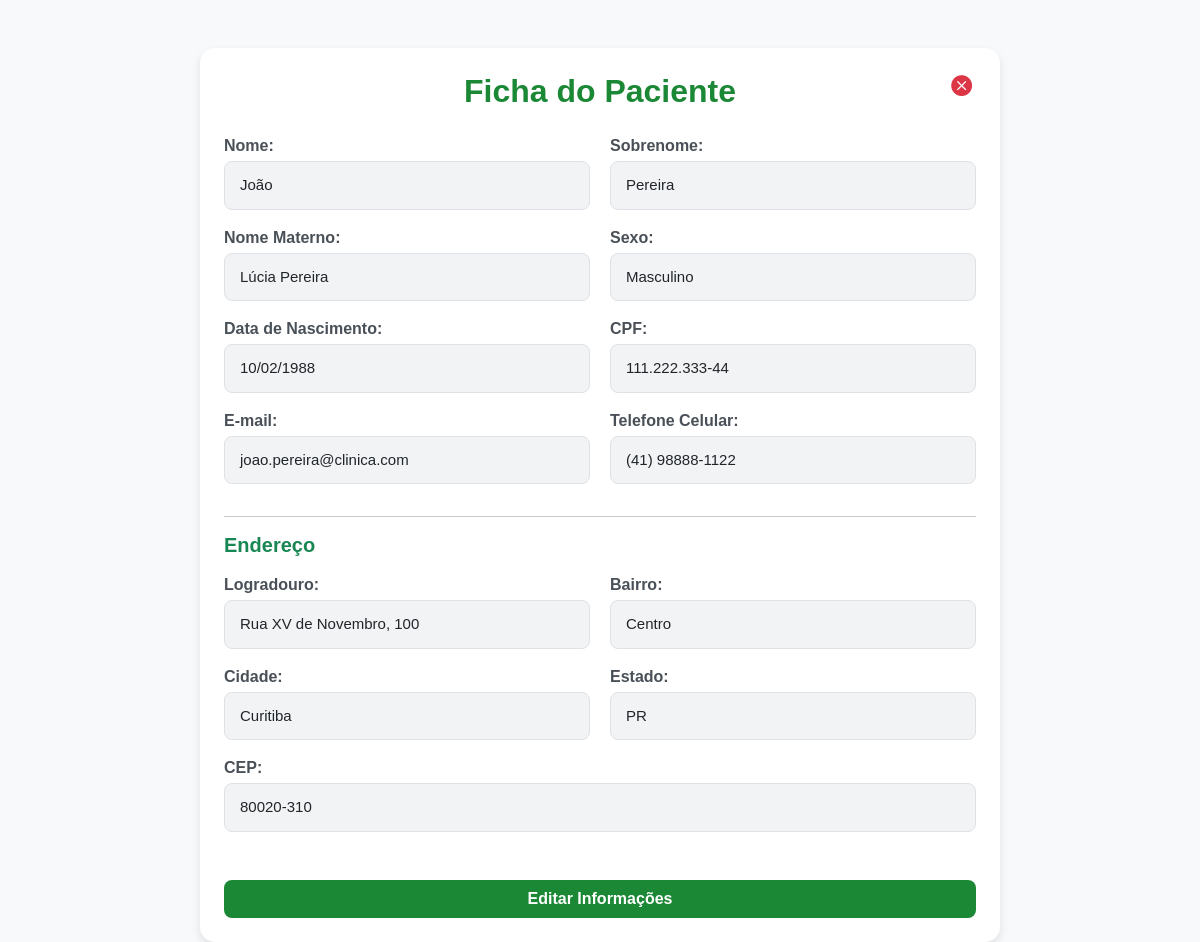
The page /perfil.php (signed in) on the database its author committed.
### tables this page shows
CREATE TABLE usuarios (
    cpf VARCHAR(14) PRIMARY KEY,
    nome VARCHAR(100) NOT NULL,
    sobrenome VARCHAR(100),
    nomeMaterno VARCHAR(100),
    sexo VARCHAR(15),
    endereco VARCHAR(100),
    bairro VARCHAR(50),
    estado VARCHAR(2),
    cep VARCHAR(9),
    cidade VARCHAR(50),
    email VARCHAR(100) UNIQUE,
    senha VARCHAR(200) NOT NULL,
    trocar_senha TINYINT(1) DEFAULT 0,
    telefoneCelular VARCHAR(15),
    DataNascimento DATE,
    tipo ENUM('paciente', 'admin', 'recepcionista') DEFAULT 'paciente',
    criado_em TIMESTAMP DEFAULT CURRENT_TIMESTAMP
);

### perfil.php (the view, shortened to what this page needs)
<?php
include 'conexao.php';
$email = $_SESSION['email'];
$sql = "SELECT * FROM usuarios WHERE email = '$email'";
$result = $conn->query($sql);
$usuario = $result->fetch_assoc();
?>
<!DOCTYPE html>
<html lang="pt-br">
<head>
  <link href="https://cdn.jsdelivr.net/npm/bootstrap@5.3.2/dist/css/bootstrap.min.css" rel="stylesheet">
  <link rel="stylesheet" href="https://cdn.jsdelivr.net/npm/bootstrap-icons@1.11.1/font/bootstrap-icons.css">
</head>
<body>
  <div class="container mt-5">
    <div class="card p-4">
      <a href="sistema.php" class="btn btn-voltar" title="Voltar"><i class="bi bi-x-circle-fill"></i></a>
      <h2 class="text-center mb-4 titulo">Ficha do Paciente</h2>
      <div class="linha mb-3">
        <div>
          <label class="info-label">Nome:</label>
          <div class="info-box"><?php echo htmlspecialchars($usuario['nome']); ?></div>
        </div>
        <div>
          <label class="info-label">Sobrenome:</label>
          <div class="info-box"><?php echo htmlspecialchars($usuario['sobrenome']); ?></div>
        </div>
      </div>
      <div class="linha mb-3">
        <div>
          <label class="info-label">Nome Materno:</label>
          <div class="info-box"><?php echo htmlspecialchars($usuario['nomeMaterno']); ?></div>
        </div>
        <div>
          <label class="info-label">Sexo:</label>
          <div class="info-box"><?php echo htmlspecialchars($usuario['sexo']); ?></div>
        </div>
      </div>
      <div class="linha mb-3">
        <div>
          <label class="info-label">Data de Nascimento:</label>
          <div class="info-box">
            <?php echo date('d/m/Y', strtotime($usuario['DataNascimento'])); ?>
          </div>
        </div>
        <div>
          <label class="info-label">CPF:</label>
          <div class="info-box"><?php echo htmlspecialchars($usuario['cpf']); ?></div>
        </div>
      </div>
      <div class="linha mb-3">
        <div>
          <label class="info-label">E-mail:</label>
          <div class="info-box"><?php echo htmlspecialchars($usuario['email']); ?></div>
        </div>
        <div>
          <label class="info-label">Telefone Celular:</label>
          <div class="info-box"><?php echo htmlspecialchars($usuario['telefoneCelular']); ?></div>
        </div>
      </div>
      <hr>
      <h5 class="text-success fw-bold mb-3 text-start">Endereço</h5>
      <div class="linha mb-3">
        <div>
          <label class="info-label">Logradouro:</label>
          <div class="info-box"><?php echo htmlspecialchars($usuario['endereco']); ?></div>
        </div>
        <div>
          <label class="info-label">Bairro:</label>
          <div class="info-box"><?php echo htmlspecialchars($usuario['bairro']); ?></div>
        </div>
      </div>
      <div class="linha mb-3">
        <div>
          <label class="info-label">Cidade:</label>
          <div class="info-box"><?php echo htmlspecialchars($usuario['cidade']); ?></div>
        </div>
        <div>
          <label class="info-label">Estado:</label>
          <div class="info-box"><?php echo htmlspecialchars($usuario['estado']); ?></div>
        </div>
      </div>
      <div class="linha mb-4">
        <div>
          <label class="info-label">CEP:</label>
          <div class="info-box"><?php echo htmlspecialchars($usuario['cep']); ?></div>
        </div>
      </div>
      <div class="mt-4 d-grid">
        <a href="editar_dados.php" class="btn btn-editar">Editar Informações</a>
      </div>
    </div>
  </div>
</body>
</html>

### perfil.php (style rules this page uses)
body { background-color: #f8f9fa; font-family: 'Poppins', sans-serif; }
.card { border-radius: 15px; box-shadow: 0 4px 10px rgba(0, 0, 0, 0.1); border: none; max-width: 800px; margin: auto; }
.titulo { color: #1b8836; font-weight: 700; }
.info-label { font-weight: 600; color: #495057; margin-bottom: 3px; }
.info-box { background-color: #f1f3f5; padding: 12px 15px; border-radius: 8px; border: 1px solid #dee2e6; font-size: 15px; color: #212529; }
.btn-editar { background-color: #1b8836; color: white; font-weight: 600; border-radius: 8px; transition: 0.3s; }
.linha { display: grid; grid-template-columns: repeat(auto-fit, minmax(250px, 1fr)); gap: 20px; }
.btn-voltar { position: absolute; top: 15px; right: 15px; font-size: 1.3rem; color: #dc3545; }

### rows shown on the page
usuarios: nome "João", sobrenome "Pereira", nomeMaterno "Lúcia Pereira", sexo "Masculino", DataNascimento "10/02/1988", cpf "111.222.333-44", email "joao.pereira@clinica.com", telefoneCelular "(41) 98888-1122", endereco "Rua XV de Novembro, 100", bairro "Centro", cidade "Curitiba", estado "PR", cep "80020-310"
